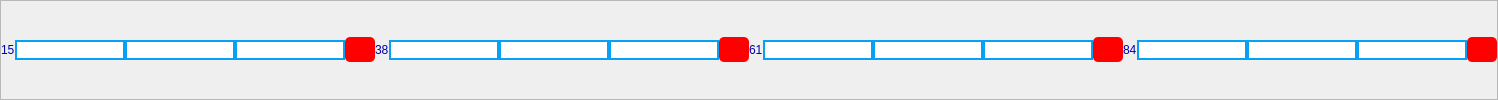
           <widget class="QFrame" name="frame_17">
            <property name="frameShape">
             <enum>QFrame::StyledPanel</enum>
            </property>
            <property name="frameShadow">
             <enum>QFrame::Raised</enum>
            </property>
            <layout class="QHBoxLayout" name="horizontalLayout_14">
             <property name="spacing">
              <number>0</number>
             </property>
             <property name="leftMargin">
              <number>0</number>
             </property>
             <property name="topMargin">
              <number>0</number>
             </property>
             <property name="rightMargin">
              <number>0</number>
             </property>
             <property name="bottomMargin">
              <number>0</number>
             </property>
             <item>
              <widget class="QLabel" name="label_38">
               <property name="styleSheet">
                <string notr="true">color:rgb(0, 0, 173); 
font: 75 8pt &quot;MS Shell Dlg 2&quot;;</string>
               </property>
               <property name="text">
                <string>15</string>
               </property>
              </widget>
             </item>
             <item>
              <widget class="QLineEdit" name="lineEdit_112">
               <property name="styleSheet">
                <string notr="true">border: 2px solid  rgb(5, 161, 245); 
background-color: rgb(255, 255, 255);
</string>
               </property>
              </widget>
             </item>
             <item>
              <widget class="QLineEdit" name="lineEdit_113">
               <property name="styleSheet">
                <string notr="true">border: 2px solid  rgb(5, 161, 245); 
background-color: rgb(255, 255, 255);
</string>
               </property>
              </widget>
             </item>
             <item>
              <widget class="QLineEdit" name="lineEdit_114">
               <property name="styleSheet">
                <string notr="true">border: 2px solid  rgb(5, 161, 245); 
background-color: rgb(255, 255, 255);
</string>
               </property>
              </widget>
             </item>
             <item>
              <widget class="QPushButton" name="pushButton_108">
               <property name="minimumSize">
                <size>
                 <width>0</width>
                 <height>25</height>
                </size>
               </property>
               <property name="maximumSize">
                <size>
                 <width>30</width>
                 <height>16777215</height>
                </size>
               </property>
               <property name="styleSheet">
                <string notr="true">background-color: rgb(0, 0, 0);
background-color: rgb(255, 0, 0);
border-radius: 5px;</string>
               </property>
               <property name="text">
                <string/>
               </property>
              </widget>
             </item>
             <item>
              <widget class="QLabel" name="label_39">
               <property name="styleSheet">
                <string notr="true">color:rgb(0, 0, 173); 
font: 75 8pt &quot;MS Shell Dlg 2&quot;;</string>
               </property>
               <property name="text">
                <string>38</string>
               </property>
              </widget>
             </item>
             <item>
              <widget class="QLineEdit" name="lineEdit_115">
               <property name="styleSheet">
                <string notr="true">border: 2px solid  rgb(5, 161, 245); 
background-color: rgb(255, 255, 255);
</string>
               </property>
              </widget>
             </item>
             <item>
              <widget class="QLineEdit" name="lineEdit_116">
               <property name="styleSheet">
                <string notr="true">border: 2px solid  rgb(5, 161, 245); 
background-color: rgb(255, 255, 255);</string>
               </property>
              </widget>
             </item>
             <item>
              <widget class="QLineEdit" name="lineEdit_117">
               <property name="styleSheet">
                <string notr="true">border: 2px solid  rgb(5, 161, 245); 
background-color: rgb(255, 255, 255);
</string>
               </property>
              </widget>
             </item>
             <item>
              <widget class="QPushButton" name="pushButton_109">
               <property name="minimumSize">
                <size>
                 <width>0</width>
                 <height>25</height>
                </size>
               </property>
               <property name="maximumSize">
                <size>
                 <width>30</width>
                 <height>16777215</height>
                </size>
               </property>
               <property name="styleSheet">
                <string notr="true">background-color: rgb(0, 0, 0);
background-color: rgb(255, 0, 0);
border-radius: 5px;</string>
               </property>
               <property name="text">
                <string/>
               </property>
              </widget>
             </item>
             <item>
              <widget class="QLabel" name="label_40">
               <property name="styleSheet">
                <string notr="true">color:rgb(0, 0, 173); 
font: 75 8pt &quot;MS Shell Dlg 2&quot;;</string>
               </property>
               <property name="text">
                <string>61</string>
               </property>
              </widget>
             </item>
             <item>
              <widget class="QLineEdit" name="lineEdit_118">
               <property name="styleSheet">
                <string notr="true">border: 2px solid  rgb(5, 161, 245); 
background-color: rgb(255, 255, 255);
</string>
               </property>
              </widget>
             </item>
             <item>
              <widget class="QLineEdit" name="lineEdit_119">
               <property name="styleSheet">
                <string notr="true">border: 2px solid  rgb(5, 161, 245); 
background-color: rgb(255, 255, 255);
</string>
               </property>
              </widget>
             </item>
             <item>
              <widget class="QLineEdit" name="lineEdit_120">
               <property name="styleSheet">
                <string notr="true">border: 2px solid  rgb(5, 161, 245); 
background-color: rgb(255, 255, 255);
</string>
               </property>
              </widget>
             </item>
             <item>
              <widget class="QPushButton" name="pushButton_110">
               <property name="minimumSize">
                <size>
                 <width>0</width>
                 <height>25</height>
                </size>
               </property>
               <property name="maximumSize">
                <size>
                 <width>30</width>
                 <height>16777215</height>
                </size>
               </property>
               <property name="styleSheet">
                <string notr="true">background-color: rgb(0, 0, 0);
background-color: rgb(255, 0, 0);
border-radius: 5px;</string>
               </property>
               <property name="text">
                <string/>
               </property>
              </widget>
             </item>
             <item>
              <widget class="QLabel" name="label_314">
               <property name="styleSheet">
                <string notr="true">color:rgb(0, 0, 173); 
font: 75 8pt &quot;MS Shell Dlg 2&quot;;</string>
               </property>
               <property name="text">
                <string>84</string>
               </property>
              </widget>
             </item>
             <item>
              <widget class="QLineEdit" name="lineEdit_942">
               <property name="styleSheet">
                <string notr="true">border: 2px solid  rgb(5, 161, 245); 
background-color: rgb(255, 255, 255);
</string>
               </property>
              </widget>
             </item>
             <item>
              <widget class="QLineEdit" name="lineEdit_940">
               <property name="styleSheet">
                <string notr="true">border: 2px solid  rgb(5, 161, 245); 
background-color: rgb(255, 255, 255);
</string>
               </property>
              </widget>
             </item>
             <item>
              <widget class="QLineEdit" name="lineEdit_941">
               <property name="styleSheet">
                <string notr="true">border: 2px solid  rgb(5, 161, 245); 
background-color: rgb(255, 255, 255);
</string>
               </property>
              </widget>
             </item>
             <item>
              <widget class="QPushButton" name="pushButton_384">
               <property name="minimumSize">
                <size>
                 <width>0</width>
                 <height>25</height>
                </size>
               </property>
               <property name="maximumSize">
                <size>
                 <width>30</width>
                 <height>16777215</height>
                </size>
               </property>
               <property name="styleSheet">
                <string notr="true">background-color: rgb(0, 0, 0);
background-color: rgb(255, 0, 0);
border-radius: 5px;</string>
               </property>
               <property name="text">
                <string/>
               </property>
              </widget>
             </item>
            </layout>
           </widget>
